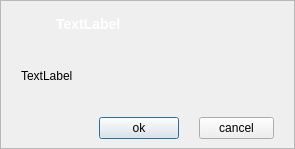
<?xml version="1.0" encoding="UTF-8"?>
<ui version="4.0">
 <class>QGenieModalDialog</class>
 <widget class="QDialog" name="QGenieModalDialog">
  <property name="geometry">
   <rect>
    <x>0</x>
    <y>0</y>
    <width>295</width>
    <height>149</height>
   </rect>
  </property>
  <property name="windowTitle">
   <string>Dialog</string>
  </property>
  <property name="modal">
   <bool>true</bool>
  </property>
  <layout class="QVBoxLayout" name="verticalLayout">
   <property name="margin">
    <number>0</number>
   </property>
   <item>
    <widget class="QFrame" name="iframe">
     <property name="frameShape">
      <enum>QFrame::StyledPanel</enum>
     </property>
     <property name="frameShadow">
      <enum>QFrame::Raised</enum>
     </property>
     <layout class="QVBoxLayout" name="verticalLayout_2">
      <property name="leftMargin">
       <number>20</number>
      </property>
      <property name="topMargin">
       <number>13</number>
      </property>
      <property name="rightMargin">
       <number>20</number>
      </property>
      <item>
       <layout class="QHBoxLayout" name="horizontalLayout_2">
        <item>
         <spacer name="horizontalSpacer">
          <property name="orientation">
           <enum>Qt::Horizontal</enum>
          </property>
          <property name="sizeType">
           <enum>QSizePolicy::Minimum</enum>
          </property>
          <property name="sizeHint" stdset="0">
           <size>
            <width>35</width>
            <height>20</height>
           </size>
          </property>
         </spacer>
        </item>
        <item>
         <widget class="QLabel" name="lab_title">
          <property name="sizePolicy">
           <sizepolicy hsizetype="Expanding" vsizetype="Preferred">
            <horstretch>0</horstretch>
            <verstretch>0</verstretch>
           </sizepolicy>
          </property>
          <property name="minimumSize">
           <size>
            <width>0</width>
            <height>0</height>
           </size>
          </property>
          <property name="styleSheet">
           <string notr="true">#lab_title
{
	color: rgb(255, 255, 255);
	font: bold 14px ;
}</string>
          </property>
          <property name="text">
           <string>TextLabel</string>
          </property>
         </widget>
        </item>
       </layout>
      </item>
      <item>
       <widget class="QLabel" name="lab_explain">
        <property name="sizePolicy">
         <sizepolicy hsizetype="Preferred" vsizetype="Expanding">
          <horstretch>0</horstretch>
          <verstretch>0</verstretch>
         </sizepolicy>
        </property>
        <property name="text">
         <string>TextLabel</string>
        </property>
       </widget>
      </item>
      <item>
       <widget class="QFrame" name="frame_2">
        <property name="frameShape">
         <enum>QFrame::NoFrame</enum>
        </property>
        <property name="frameShadow">
         <enum>QFrame::Plain</enum>
        </property>
        <layout class="QHBoxLayout" name="horizontalLayout">
         <property name="spacing">
          <number>20</number>
         </property>
         <property name="margin">
          <number>0</number>
         </property>
         <item>
          <spacer name="horizontalSpacer_3">
           <property name="orientation">
            <enum>Qt::Horizontal</enum>
           </property>
           <property name="sizeHint" stdset="0">
            <size>
             <width>146</width>
             <height>18</height>
            </size>
           </property>
          </spacer>
         </item>
         <item>
          <widget class="QPushButton" name="but_ok">
           <property name="text">
            <string>ok</string>
           </property>
          </widget>
         </item>
         <item>
          <widget class="QPushButton" name="but_cancel">
           <property name="minimumSize">
            <size>
             <width>75</width>
             <height>0</height>
            </size>
           </property>
           <property name="text">
            <string>cancel</string>
           </property>
          </widget>
         </item>
        </layout>
       </widget>
      </item>
     </layout>
    </widget>
   </item>
  </layout>
 </widget>
 <resources/>
 <connections>
  <connection>
   <sender>but_ok</sender>
   <signal>clicked()</signal>
   <receiver>QGenieModalDialog</receiver>
   <slot>accept()</slot>
   <hints>
    <hint type="sourcelabel">
     <x>213</x>
     <y>271</y>
    </hint>
    <hint type="destinationlabel">
     <x>170</x>
     <y>281</y>
    </hint>
   </hints>
  </connection>
  <connection>
   <sender>but_cancel</sender>
   <signal>clicked()</signal>
   <receiver>QGenieModalDialog</receiver>
   <slot>reject()</slot>
   <hints>
    <hint type="sourcelabel">
     <x>325</x>
     <y>264</y>
    </hint>
    <hint type="destinationlabel">
     <x>382</x>
     <y>249</y>
    </hint>
   </hints>
  </connection>
 </connections>
</ui>
